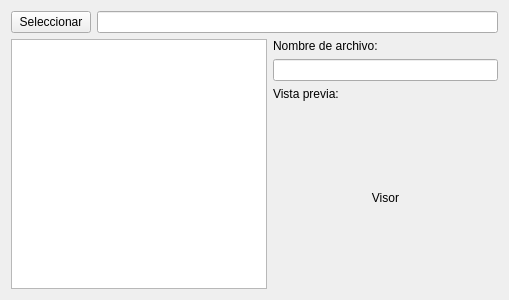
<?xml version="1.0" encoding="UTF-8"?>
<ui version="4.0">
 <class>pkgCBFile</class>
 <widget class="QMainWindow" name="pkgCBFile">
  <property name="geometry">
   <rect>
    <x>0</x>
    <y>0</y>
    <width>509</width>
    <height>300</height>
   </rect>
  </property>
  <property name="windowTitle">
   <string>pkgCBFile</string>
  </property>
  <widget class="QWidget" name="centralWidget">
   <layout class="QVBoxLayout" name="verticalLayout_2">
    <item>
     <layout class="QHBoxLayout" name="horizontalLayout">
      <item>
       <widget class="QPushButton" name="btnSelectFolder">
        <property name="text">
         <string>Seleccionar</string>
        </property>
       </widget>
      </item>
      <item>
       <widget class="QLineEdit" name="lineEdit">
        <property name="readOnly">
         <bool>true</bool>
        </property>
       </widget>
      </item>
     </layout>
    </item>
    <item>
     <layout class="QHBoxLayout" name="horizontalLayout_2">
      <item>
       <widget class="QListWidget" name="listWidget"/>
      </item>
      <item>
       <layout class="QVBoxLayout" name="verticalLayout">
        <item>
         <widget class="QLabel" name="label_2">
          <property name="sizePolicy">
           <sizepolicy hsizetype="Preferred" vsizetype="Maximum">
            <horstretch>0</horstretch>
            <verstretch>0</verstretch>
           </sizepolicy>
          </property>
          <property name="text">
           <string>Nombre de archivo:</string>
          </property>
         </widget>
        </item>
        <item>
         <widget class="QLineEdit" name="lineEdit_2">
          <property name="readOnly">
           <bool>false</bool>
          </property>
         </widget>
        </item>
        <item>
         <widget class="QLabel" name="label_3">
          <property name="sizePolicy">
           <sizepolicy hsizetype="Preferred" vsizetype="Maximum">
            <horstretch>0</horstretch>
            <verstretch>0</verstretch>
           </sizepolicy>
          </property>
          <property name="text">
           <string>Vista previa:</string>
          </property>
         </widget>
        </item>
        <item>
         <widget class="QLabel" name="label">
          <property name="text">
           <string>Visor</string>
          </property>
          <property name="alignment">
           <set>Qt::AlignCenter</set>
          </property>
         </widget>
        </item>
       </layout>
      </item>
     </layout>
    </item>
   </layout>
  </widget>
 </widget>
 <layoutdefault spacing="6" margin="11"/>
 <resources/>
 <connections/>
</ui>
